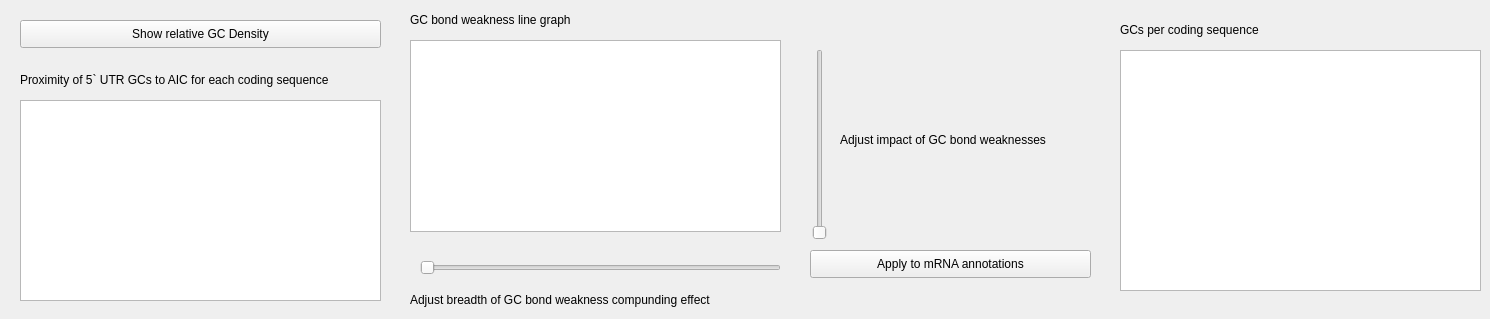
      <widget class="QWidget" name="GCCount">
       <property name="enabled">
        <bool>true</bool>
       </property>
       <attribute name="title">
        <string>GC Count</string>
       </attribute>
       <widget class="QPushButton" name="pushButton_4">
        <property name="geometry">
         <rect>
          <x>20</x>
          <y>20</y>
          <width>361</width>
          <height>28</height>
         </rect>
        </property>
        <property name="text">
         <string>Show relative GC Density</string>
        </property>
       </widget>
       <widget class="QSlider" name="horizontalSlider">
        <property name="geometry">
         <rect>
          <x>420</x>
          <y>260</y>
          <width>361</width>
          <height>16</height>
         </rect>
        </property>
        <property name="orientation">
         <enum>Qt::Horizontal</enum>
        </property>
       </widget>
       <widget class="QSlider" name="verticalSlider">
        <property name="geometry">
         <rect>
          <x>810</x>
          <y>49</y>
          <width>20</width>
          <height>191</height>
         </rect>
        </property>
        <property name="orientation">
         <enum>Qt::Vertical</enum>
        </property>
       </widget>
       <widget class="QGraphicsView" name="graphicsView">
        <property name="geometry">
         <rect>
          <x>410</x>
          <y>40</y>
          <width>371</width>
          <height>192</height>
         </rect>
        </property>
       </widget>
       <widget class="QLabel" name="label_6">
        <property name="geometry">
         <rect>
          <x>410</x>
          <y>290</y>
          <width>391</width>
          <height>20</height>
         </rect>
        </property>
        <property name="text">
         <string>Adjust breadth of GC bond weakness compunding effect</string>
        </property>
       </widget>
       <widget class="QLabel" name="label_7">
        <property name="geometry">
         <rect>
          <x>840</x>
          <y>130</y>
          <width>261</width>
          <height>20</height>
         </rect>
        </property>
        <property name="text">
         <string>Adjust impact of GC bond weaknesses</string>
        </property>
       </widget>
       <widget class="QLabel" name="label_8">
        <property name="geometry">
         <rect>
          <x>410</x>
          <y>10</y>
          <width>241</width>
          <height>20</height>
         </rect>
        </property>
        <property name="text">
         <string>GC bond weakness line graph</string>
        </property>
       </widget>
       <widget class="QPushButton" name="pushButton_5">
        <property name="geometry">
         <rect>
          <x>810</x>
          <y>250</y>
          <width>281</width>
          <height>28</height>
         </rect>
        </property>
        <property name="text">
         <string>Apply to mRNA annotations</string>
        </property>
       </widget>
       <widget class="QTableWidget" name="tableWidget_3">
        <property name="geometry">
         <rect>
          <x>1120</x>
          <y>50</y>
          <width>361</width>
          <height>241</height>
         </rect>
        </property>
       </widget>
       <widget class="QLabel" name="label_9">
        <property name="geometry">
         <rect>
          <x>1120</x>
          <y>20</y>
          <width>181</width>
          <height>20</height>
         </rect>
        </property>
        <property name="text">
         <string>GCs per coding sequence</string>
        </property>
       </widget>
       <widget class="QTableWidget" name="tableWidget_4">
        <property name="geometry">
         <rect>
          <x>20</x>
          <y>100</y>
          <width>361</width>
          <height>201</height>
         </rect>
        </property>
       </widget>
       <widget class="QLabel" name="label_10">
        <property name="geometry">
         <rect>
          <x>20</x>
          <y>70</y>
          <width>381</width>
          <height>20</height>
         </rect>
        </property>
        <property name="text">
         <string>Proximity of 5` UTR GCs to AIC for each coding sequence</string>
        </property>
       </widget>
      </widget>
